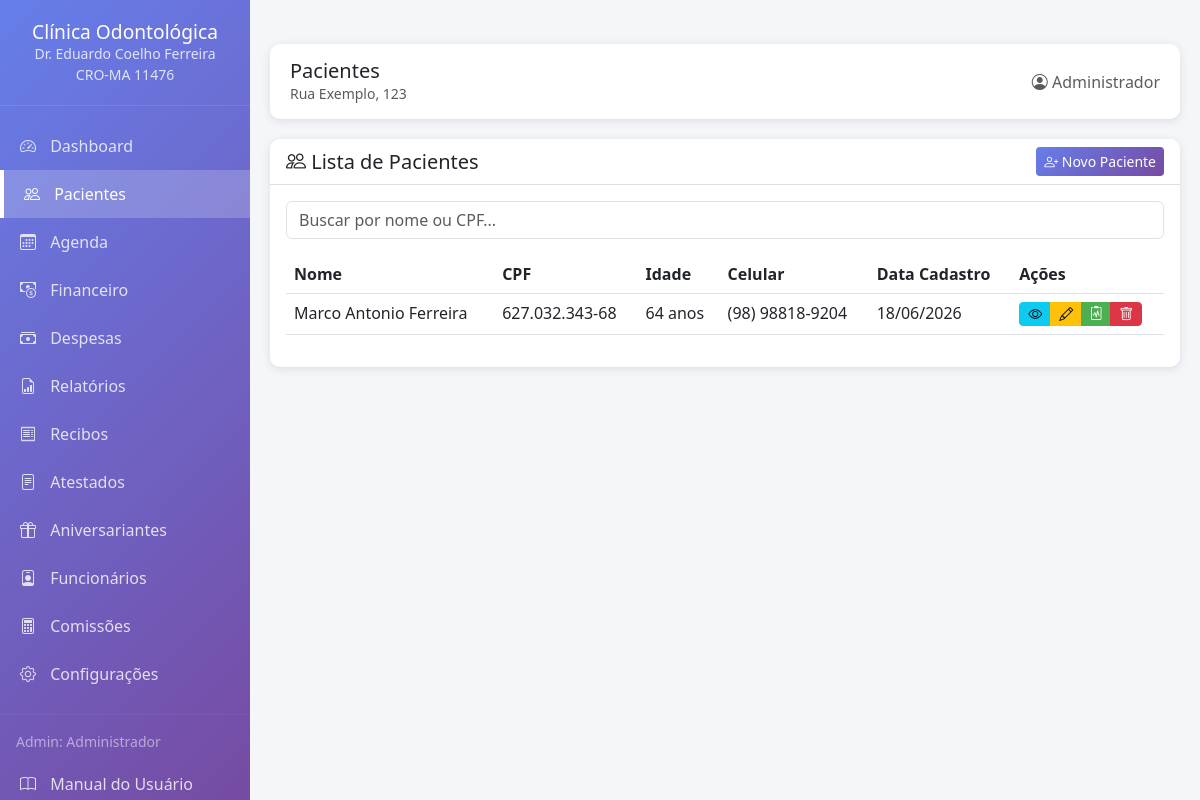
The page /pacientes (signed in) on the database its author committed.
### app.py (models this page shows, shortened)
class ConfiguracaoClinica(db.Model):
    __tablename__ = 'configuracao_clinica'
    id = db.Column(db.Integer, primary_key=True)
    nome_clinica = db.Column(db.String(200), nullable=False)
    endereco = db.Column(db.String(300), nullable=False)
    cidade = db.Column(db.String(100))
    estado = db.Column(db.String(2))
    cep = db.Column(db.String(10))
    email = db.Column(db.String(120))
    telefone = db.Column(db.String(20))
    nome_doutor = db.Column(db.String(200))
    cro = db.Column(db.String(20))
    cpf_doutor = db.Column(db.String(14))       # NOVO
    cnpj_clinica = db.Column(db.String(18))      # NOVO
    inscricao_municipal = db.Column(db.String(20))  # NOVO
    iss_percentual = db.Column(db.Float, default=5.0)  # NOVO
    @staticmethod
    def get_configuracao():
        config = ConfiguracaoClinica.query.first()
        return config

class Usuario(UserMixin, db.Model):
    __tablename__ = 'usuarios'
    id = db.Column(db.Integer, primary_key=True)
    username = db.Column(db.String(80), unique=True, nullable=False)
    password_hash = db.Column(db.String(200), nullable=False)
    nome_completo = db.Column(db.String(200))
    email = db.Column(db.String(120))
    cargo = db.Column(db.String(50), default='Dentista')
    cro = db.Column(db.String(20))
    cpf = db.Column(db.String(14))
    especialidade = db.Column(db.String(100))
    comissao_percentual = db.Column(db.Float, default=0.0)
    ativo = db.Column(db.Boolean, default=True)
    data_cadastro = db.Column(db.DateTime, default=datetime.utcnow)
    agendamentos = db.relationship('Agendamento', backref='profissional', lazy=True)
    tratamentos = db.relationship('FichaTratamento', backref='profissional', lazy=True)
    def tem_permissao(self, modulo):
        permissoes = {
            'Admin': [
                'dashboard', 'pacientes', 'ficha_clinica', 'ficha_ortodontica',
                'ficha_tratamento', 'odontograma', 'orcamento', 'agenda',
                'atestados', 'historico', 'aniversariantes', 'financeiro',
                'configuracao', 'funcionarios', 'comissoes', 'arquivos',
                'editar_pacientes', 'deletar_pacientes', 'editar_tratamentos',
                'excluir_tratamentos', 'ver_financeiro', 'editar_configuracao'
            ],
            'Dentista': [
                'dashboard', 'pacientes', 'ficha_clinica', 'ficha_ortodontica',
                'ficha_tratamento', 'odontograma', 'orcamento', 'agenda',
                'atestados', 'historico', 'aniversariantes', 'arquivos',
                'editar_tratamentos'
            ],
            'Secretaria': [
                'dashboard', 'pacientes', 'ficha_clinica', 'agenda',
                'atestados', 'aniversariantes', 'arquivos',
                'editar_pacientes'
            ],
            'Auxiliar': [
                'dashboard', 'pacientes', 'agenda', 'arquivos'
            ]
        }
        return modulo in permissoes.get(self.cargo, [])

class Paciente(db.Model):
    __tablename__ = 'pacientes'
    id = db.Column(db.Integer, primary_key=True)
    nome = db.Column(db.String(200), nullable=False)
    cpf = db.Column(db.String(14), unique=True, nullable=False)
    data_nascimento = db.Column(db.Date, nullable=False)
    endereco = db.Column(db.String(300))
    celular = db.Column(db.String(20))
    email = db.Column(db.String(120))
    data_cadastro = db.Column(db.DateTime, default=datetime.utcnow)
    observacoes = db.Column(db.Text)
    ativo = db.Column(db.Boolean, default=True)
    fichas_tratamento = db.relationship('FichaTratamento', backref='paciente', lazy=True)
    agendamentos = db.relationship('Agendamento', backref='paciente', lazy=True)
    historico = db.relationship('HistoricoPaciente', backref='paciente', lazy=True)
    def calcular_idade(self):
        hoje = date.today()
        idade = relativedelta(hoje, self.data_nascimento)
        return idade.years

### app.py (the view)
@app.route('/pacientes')
@requer_permissao('pacientes')
def listar_pacientes():
    config = ConfiguracaoClinica.get_configuracao()
    pacientes = Paciente.query.filter_by(ativo=True).all()
    return render_template('pacientes/listar.html', config=config, pacientes=pacientes)

### app.py (called while the page is built)
@login_manager.user_loader
def load_user(user_id):
    return db.session.get(Usuario, int(user_id))

def requer_permissao(modulo):
    def decorator(f):
        @wraps(f)
        def decorated_function(*args, **kwargs):
            if not current_user.is_authenticated:
                return redirect(url_for('login'))
            if not current_user.tem_permissao(modulo):
                flash('Você não tem permissão para acessar esta área!', 'error')
                return redirect(url_for('dashboard'))
            return f(*args, **kwargs)
        return decorated_function
    return decorator

### templates/pacientes/listar.html (shortened to what this page needs)
﻿{% extends "base.html" %}
{% block header_title %}Pacientes{% endblock %}
{% block content %}
<div class="card">
    <div class="card-header d-flex justify-content-between align-items-center">
        <h5 class="mb-0"><i class="bi bi-people"></i> Lista de Pacientes</h5>
        <a href="{{ url_for('cadastrar_paciente') }}" class="btn btn-primary btn-sm">
            <i class="bi bi-person-plus"></i> Novo Paciente
        </a>
    </div>
    <div class="card-body">
        <div class="mb-3">
            <input type="text" class="form-control" id="buscar-paciente"
                   placeholder="Buscar por nome ou CPF...">
        </div>
        <div class="table-responsive">
            <table class="table table-hover">
                <thead>
                    <tr>
                        <th>Nome</th>
                        <th>CPF</th>
                        <th>Idade</th>
                        <th>Celular</th>
                        <th>Data Cadastro</th>
                        <th>Ações</th>
                    </tr>
                </thead>
                <tbody id="tabela-pacientes">
                    {% for paciente in pacientes %}
                    <tr>
                        <td>{{ paciente.nome }}</td>
                        <td>{{ paciente.cpf }}</td>
                        <td>{{ paciente.calcular_idade() }} anos</td>
                        <td>{{ paciente.celular }}</td>
                        <td>{{ paciente.data_cadastro.strftime('%d/%m/%Y') }}</td>
                        <td>
                            <div class="btn-group">
                                <a href="{{ url_for('visualizar_paciente', id=paciente.id) }}"
                                   class="btn btn-sm btn-info" title="Visualizar">
                                    <i class="bi bi-eye"></i>
                                </a>
                                <a href="{{ url_for('editar_paciente', id=paciente.id) }}"
                                   class="btn btn-sm btn-warning" title="Editar">
                                    <i class="bi bi-pencil"></i>
                                </a>
                                <a href="{{ url_for('ficha_tratamento', paciente_id=paciente.id) }}"
                                   class="btn btn-sm btn-success" title="Tratamento">
                                    <i class="bi bi-clipboard2-pulse"></i>
                                </a>
                                <button onclick="confirmarExclusao({{ paciente.id }})"
                                        class="btn btn-sm btn-danger" title="Excluir">
                                    <i class="bi bi-trash"></i>
                                </button>
                            </div>
                        </td>
                    </tr>
                    {% else %}
                    <tr>
                        <td colspan="6" class="text-center">Nenhum paciente cadastrado</td>
                    </tr>
                    {% endfor %}
                </tbody>
            </table>
        </div>
    </div>
</div>
{% endblock %}

### templates/base.html (shortened to what this page needs)
﻿<!DOCTYPE html>
<html lang="pt-BR">
<head>
    <link href="https://cdn.jsdelivr.net/npm/bootstrap@5.3.0/dist/css/bootstrap.min.css" rel="stylesheet">
    <link href="https://cdn.jsdelivr.net/npm/bootstrap-icons@1.11.0/font/bootstrap-icons.css" rel="stylesheet">
    <link href="https://cdnjs.cloudflare.com/ajax/libs/font-awesome/6.4.0/css/all.min.css" rel="stylesheet">
</head>
<body>
    <div class="sidebar">
        <div class="logo">
            <h4>{{ config.nome_clinica }}</h4>
            <small>Dr. {{ config.nome_doutor }}</small>
            <br>
            <small>{{ config.cro }}</small>
        </div>
        <nav class="nav flex-column mt-3">
            <a class="nav-link {{ 'active' if request.endpoint == 'dashboard' }}" href="{{ url_for('dashboard') }}">
                <i class="bi bi-speedometer2"></i> Dashboard
            </a>
            {% if current_user.tem_permissao('pacientes') %}
            <a class="nav-link {{ 'active' if 'pacientes' in request.endpoint }}" href="{{ url_for('listar_pacientes') }}">
                <i class="bi bi-people"></i> Pacientes
            </a>
            {% endif %}
            {% if current_user.tem_permissao('agenda') %}
            <a class="nav-link {{ 'active' if request.endpoint == 'agenda' }}" href="{{ url_for('agenda') }}">
                <i class="bi bi-calendar3"></i> Agenda
            </a>
            {% endif %}
            {% if current_user.tem_permissao('ver_financeiro') %}
            <a class="nav-link {{ 'active' if 'financeiro' in request.endpoint }}" href="{{ url_for('financeiro') }}">
                <i class="bi bi-cash-coin"></i> Financeiro
            </a>
            {% endif %}
            {% if current_user.tem_permissao('ver_financeiro') %}
            <a class="nav-link {{ 'active' if 'despesas' in request.endpoint }}" href="{{ url_for('despesas') }}">
                <i class="bi bi-cash-stack"></i> Despesas
            </a>
            {% endif %}
            {% if current_user.tem_permissao('ver_financeiro') %}
            <a class="nav-link {{ 'active' if 'relatorios' in request.endpoint }}" href="{{ url_for('relatorios') }}">
                <i class="bi bi-file-earmark-bar-graph"></i> Relatórios
            </a>
            {% endif %}
			{% if current_user.tem_permissao('ver_financeiro') %}
			<a class="nav-link {{ 'active' if 'recibos' in request.endpoint }}" href="{{ url_for('recibos') }}">
				<i class="bi bi-receipt"></i> Recibos
			</a>
			{% endif %}
            {% if current_user.tem_permissao('atestados') %}
            <a class="nav-link {{ 'active' if request.endpoint == 'atestados' }}" href="{{ url_for('atestados') }}">
                <i class="bi bi-file-text"></i> Atestados
            </a>
            {% endif %}
            {% if current_user.tem_permissao('aniversariantes') %}
            <a class="nav-link {{ 'active' if request.endpoint == 'aniversariantes' }}" href="{{ url_for('aniversariantes') }}">
                <i class="bi bi-gift"></i> Aniversariantes
            </a>
            {% endif %}
            {% if current_user.tem_permissao('funcionarios') %}
            <a class="nav-link {{ 'active' if 'funcionarios' in request.endpoint or request.endpoint == 'relatorio_comissoes' }}" href="{{ url_for('listar_funcionarios') }}">
                <i class="bi bi-person-badge"></i> Funcionários
            </a>
            {% endif %}
            {% if current_user.tem_permissao('comissoes') %}
            <a class="nav-link {{ 'active' if request.endpoint == 'relatorio_comissoes' }}" href="{{ url_for('relatorio_comissoes') }}">
                <i class="bi bi-calculator"></i> Comissões
            </a>
            {% endif %}
            {% if current_user.tem_permissao('editar_configuracao') %}
            <a class="nav-link {{ 'active' if request.endpoint == 'configuracao' }}" href="{{ url_for('configuracao') }}">
                <i class="bi bi-gear"></i> Configurações
            </a>
			{% endif %}
            <hr class="my-3" style="border-color: rgba(255,255,255,0.2);">
            <div class="px-3 mb-2">
                <small class="text-white-50">{{ current_user.cargo }}: {{ current_user.nome_completo }}</small>
            </div>
            <a class="nav-link" href="https://github.com/mileac/clinica-odontologica/blob/main/MANUAL.md" target="_blank">
				<i class="bi bi-book"></i> Manual do Usuário
			</a>
        </nav>
    </div>
    <div class="main-content">
        <div class="header-bar d-flex justify-content-between align-items-center">
            <div>
                <h5 class="mb-0">{% block header_title %}{% endblock %}</h5>
                <small class="text-muted">{{ config.endereco }}</small>
            </div>
            <div>
                <span class="text-muted">
                    <i class="bi bi-person-circle"></i> {{ current_user.nome_completo }}
                </span>
            </div>
        </div>
        {% block content %}{% endblock %}
    </div>
</body>
</html>

### templates/base.html (style rules this page uses)
:root { --primary-color: #1a73e8; --secondary-color: #4CAF50; --background-color: #f5f6fa; --sidebar-width: 250px; }
body { background-color: var(--background-color); font-family: 'Segoe UI', Tahoma, Geneva, Verdana, sans-serif; }
.sidebar { position: fixed; left: 0; top: 0; bottom: 0; width: var(--sidebar-width); background: linear-gradient(135deg, #667eea 0%, #764ba2 100%); color: white; z-index: 1000; overflow-y: auto; }
.sidebar .logo { padding: 20px; text-align: center; border-bottom: 1px solid rgba(255,255,255,0.1); }
.sidebar .logo h4 { margin: 0; font-size: 1.2rem; }
.sidebar .logo small { opacity: 0.8; }
.sidebar .nav-link { color: rgba(255,255,255,0.8); padding: 12px 20px; transition: all 0.3s; }
.sidebar .nav-link.active { color: white; background: rgba(255,255,255,0.2); border-left: 4px solid white; }
.sidebar .nav-link i { margin-right: 10px; }
.main-content { margin-left: var(--sidebar-width); padding: 20px; }
.header-bar { background: white; padding: 15px 20px; border-radius: 10px; box-shadow: 0 2px 10px rgba(0,0,0,0.1); margin-bottom: 20px; }
.card { border: none; border-radius: 10px; box-shadow: 0 2px 10px rgba(0,0,0,0.1); margin-bottom: 20px; }
.card-header { background: white; border-bottom: 1px solid #e0e0e0; border-radius: 10px 10px 0 0 !important; font-weight: 600; }
.btn-primary { background: linear-gradient(135deg, #667eea 0%, #764ba2 100%); border: none; }
.btn-success { background: var(--secondary-color); border: none; }

### rows shown on the page
ConfiguracaoClinica: nome_clinica "Clínica Odontológica", nome_doutor "Eduardo Coelho Ferreira", cro "CRO-MA 11476", endereco "Rua Exemplo, 123"
Usuario: cargo "Admin", nome_completo "Administrador"
Paciente: nome "Marco Antonio Ferreira", cpf "627.032.343-68", calcular_idade "64", celular "(98) 98818-9204", data_cadastro "18/06/2026"
